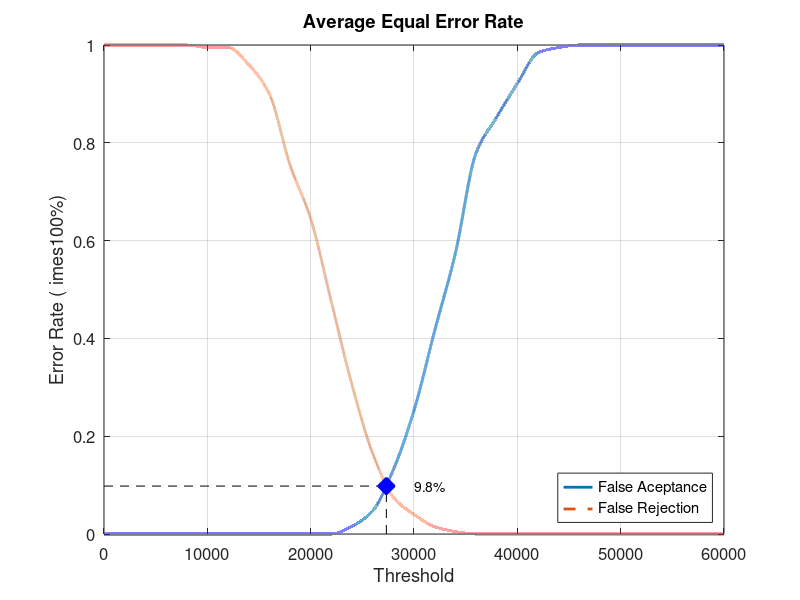
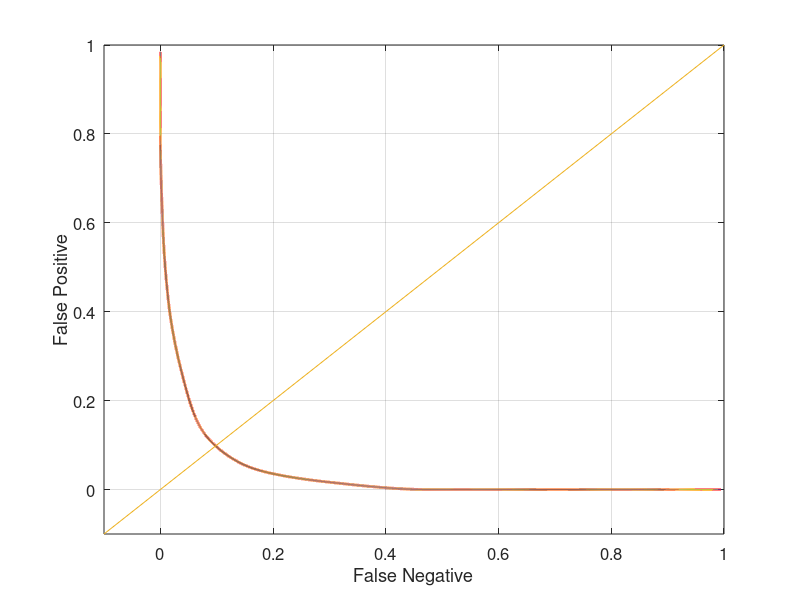

The MATLAB source for these figures, in order:
close all;
clear;
clc;
x = 0:2000:60000;
xq = 0:0.5:60000;

y0 = [0 0 0 0 0 0 0 0 0 0 0 0 0.0157895 0.0473684 0.131579 0.252632 0.415789 0.573684 0.778947 0.852632 0.921053 0.984211 0.994737 1 1 1 1 1 1 1 1]
yy0 = interp1(x, y0, xq, 'pchip');
y1 = [1 1 1 1 1 0.995 0.995 0.96 0.9 0.755 0.645 0.475 0.305 0.165 0.075 0.04 0.015 0.005 0 0 0 0 0 0 0 0 0 0 0 0 0]
yy1 = interp1(x, y1, xq, 'pchip');

% Calculating EER: 
y2 = abs(y0 - y1);
find(y2 == min(y2))
yy2 = abs(yy0 - yy1);
xEER = find(yy2 == min(yy2));
xEERIndex = xq(xEER) % X-axis EER
yEER = yy0(xEER) % Y-axis EER

main = figure
plot(xq, yy0,'-','LineWidth', 2);	hold on
plot(xq, yy1,'--','LineWidth', 2);	hold on
plot([xEERIndex xEERIndex], [0 yEER], 'k--');	hold on
plot([0 xEERIndex], [yEER yEER], 'k--');	hold on
plot(xEERIndex, yEER, 'bx', 'LineWidth', 10);	hold on
text(xEERIndex + 10 * xEERIndex / 100, yEER, [num2str(round((10000 * yEER)) / 100) '%'])
legend('False Aceptance', 'False Rejection', 'Location', 'SouthEast')
xlabel('Threshold')
ylabel('Error Rate (	imes100%)')
title('Average Equal Error Rate')
set(gca, 'FontSize', 12)
axis([0 60000 0 1])
grid on

print(main, 'Database1_2Main', '-dpng');
FNRxFPR = figure('Color', [1 1 1]);
plot(yy1, yy0, '-', yy1, yy0, 'LineWidth', 2);
hold on
y = -0.1:0.1:1
plot(y, y); 
set(gca, 'FontSize', 12)
xlabel('False Negative')
ylabel('False Positive')
axis([-0.1 1 -0.1 1])
set(gca, 'FontSize', 12)
grid on

print(FNRxFPR, 'Database1_2FNRxFPR','-dpng');
